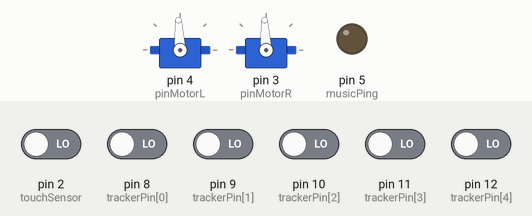
Bench run of a sketch on a simulated Arduino Uno, built with avr-gcc and run on an emulated ATmega328P. Parts: 2 × servo, output pins drawn as LEDs (lit = HIGH). Inputs (shaded band) come from the test bench; at power-on: pin 2 (touchSensor), pin 8 (trackerPin[0]), pin 9 (trackerPin[1]), pin 10 (trackerPin[2]), pin 11 (trackerPin[3]), pin 12 (trackerPin[4]) LOW.

Above: at 2.7 s.
2.8 s: pin 2 (touchSensor) driven HIGH
At 4.0 s:
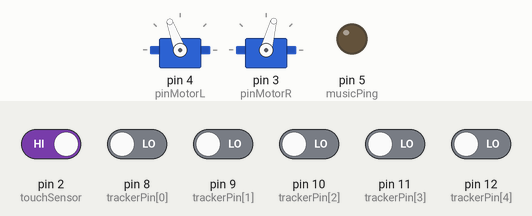
4.3 s: pin 8 (trackerPin[0]) driven HIGH
At 5.5 s:
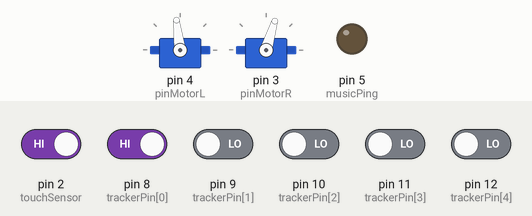
5.8 s: pin 9 (trackerPin[1]) driven HIGH
At 6.6 s:
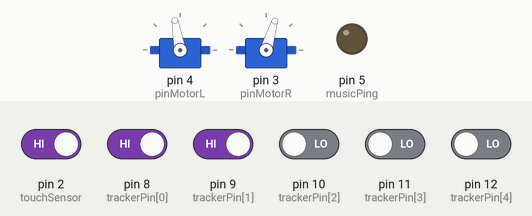
7.3 s: pin 10 (trackerPin[2]) driven HIGH
At 7.8 s:
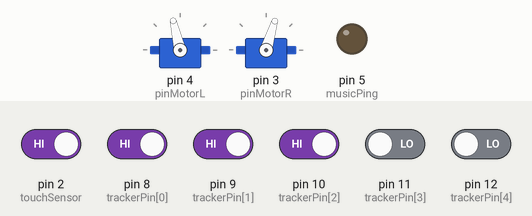
8.8 s: pin 11 (trackerPin[3]) driven HIGH
At 10.0 s:
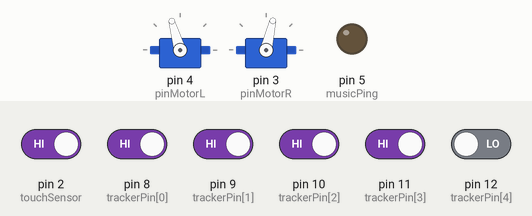
10.3 s: pin 2 (touchSensor) driven LOW and pin 8 (trackerPin[0]) driven LOW and pin 9 (trackerPin[1]) driven LOW and pin 10 (trackerPin[2]) driven LOW and pin 11 (trackerPin[3]) driven LOW
At 11.2 s:
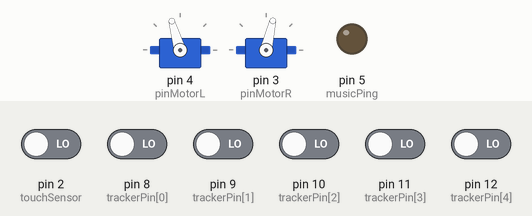
Timing chart, 0 to 60.8 s (numbered marks = the images above; inputs shaded):
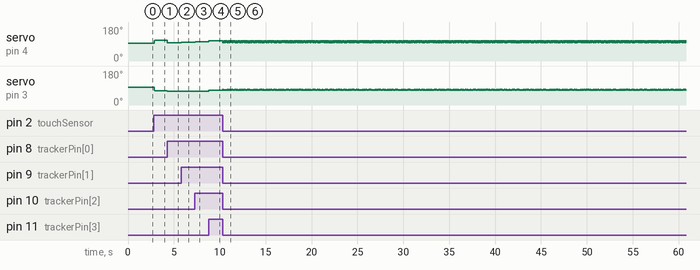

The sketch:

master.ino
```cpp
#include <Servo.h>

// Constants

#define pinMotorL 4
#define pinMotorR 3
#define touchSensor 2
#define musicPing 5

int trackerPin[5] = {8,9,10,11,12};
volatile unsigned long int minTime = 40000;

// Dynamic variables

Servo motorL, motorR;

volatile bool isRunning = false;
int trackerValue[5] = {0,0,0,0,0};
int first = -1;
int last = -1;
float median = 3.0;

// Functions

void beginTracking(){
  if(!isRunning){
    for(int i=0; i<90; i++){
      motor(i,i);
      delay(10);
    }
    isRunning=true;
    minTime = 40000+millis();
    requestNewSong();
  }
}

void requestNewSong(){
  delay(50);
  digitalWrite(musicPing, HIGH);
  delay(100);
  digitalWrite(musicPing, LOW);
  delay(50);
}


void motor(float a, float b){
  if(a>100) a=100;
  else if(a<-100) a=-100;
  if(b>100) b=100;
  else if(b<-100) b=-100;

  motorL.writeMicroseconds(1500+(2*a));
  motorR.writeMicroseconds(1500-(2*b));
}

void lineTracker(){
  for(int i=0; i<5; i++){
    trackerValue[i] = digitalRead(trackerPin[i]);
  }
  for(int i=0; i<5; i++){
    if(trackerValue[i]==1 && first==-1) first=i+1;
  }
  for(int i=4; i>=0; i--){
    if(trackerValue[i]==1 && last==-1) last=i+1;
  }

  if(millis()>=minTime && first==1 && last==5){
    isRunning = false;
    motor(90,90);
    for(int i=90; i>=0; i--){
      motor(i,i);
      delay(10);
    }
    motor(0,0);
  }

  if(millis()>=(minTime+20000)){
    isRunning = false;
    motor(90,90);
    for(int i=90; i>=0; i--){
      motor(i,i);
      delay(10);
    }
    motor(0,0);
  }

  if(isRunning==true){
    if(first==-1 || last==-1){
      if(median<3){
        if(median==0) median=3;
        if(median==1) motor(-20,90);
        if(median==1.5) motor(-10,80);
        if(median==2) motor(0,70);
        if(median==2.5) motor(20,50);
      }
      else if(median>3){
        if(median==5) motor(90,-20);
        if(median==4.5) motor(80,-10);
        if(median==4) motor(70,0);
        if(median==3.5) motor(50,20);
      }
      else{
        motor(90,90);
      }
    }
    else median=(float)(first+last)/2.0;

    first = -1;
    last = -1;

    if(median<3){
      if(median==0) median=3;
      if(median==1) motor(20,100);
      if(median==1.5) motor(35,100);
      if(median==2) motor(55,100);
      if(median==2.5) motor(70,80); // 70,80
    }
    else if(median>3){
      if(median==5) motor(100,20);
      if(median==4.5) motor(100,35);
      if(median==4) motor(100,55);
      if(median==3.5) motor(80,70); // 80,70
    }
    else{
      motor(90,90); // 90,90
    }
  }
}

// Main function

void setup() {
  delay(1000);

  attachInterrupt(digitalPinToInterrupt(touchSensor),beginTracking,RISING);
  delay(500);

  pinMode(musicPing, OUTPUT);
  digitalWrite(musicPing, LOW);

  for(int i=0; i<5; i++){
    pinMode(trackerPin[i],INPUT);
  }
  motorL.attach(pinMotorL);
  motorR.attach(pinMotorR);
  motor(0,0);

  isRunning = false;
  minTime += millis();
}

// Loop function

void loop() {
  if(isRunning){
    lineTracker();
  }
}
```

Measured:
- after the input at 2.8 s, servo on pin 4 (pinMotorL): 93° → 110° at once; servo on pin 3 (pinMotorR): 93° → 75° at once
- after the input at 4.3 s, servo on pin 4 (pinMotorL): 110° → 97° at once; servo on pin 3 (pinMotorR): 75° → 73° at once
- after the input at 5.8 s, servo on pin 4 (pinMotorL): 97° → 100° at once
- after the input at 7.3 s, servo on pin 4 (pinMotorL): 100° → 103° at once
- after the input at 8.8 s, servo on pin 4 (pinMotorL): 103° → 106° at once; servo on pin 3 (pinMotorR): 73° → 77° at once
- after the input at 10.3 s, servo on pin 4 (pinMotorL): 106° → 97° at once, then moves between 97° and 106°, repeating every 2.1 s; servo on pin 3 (pinMotorR): 77° → 83° at once, then moves between 77° and 83°, repeating every 2.1 s
